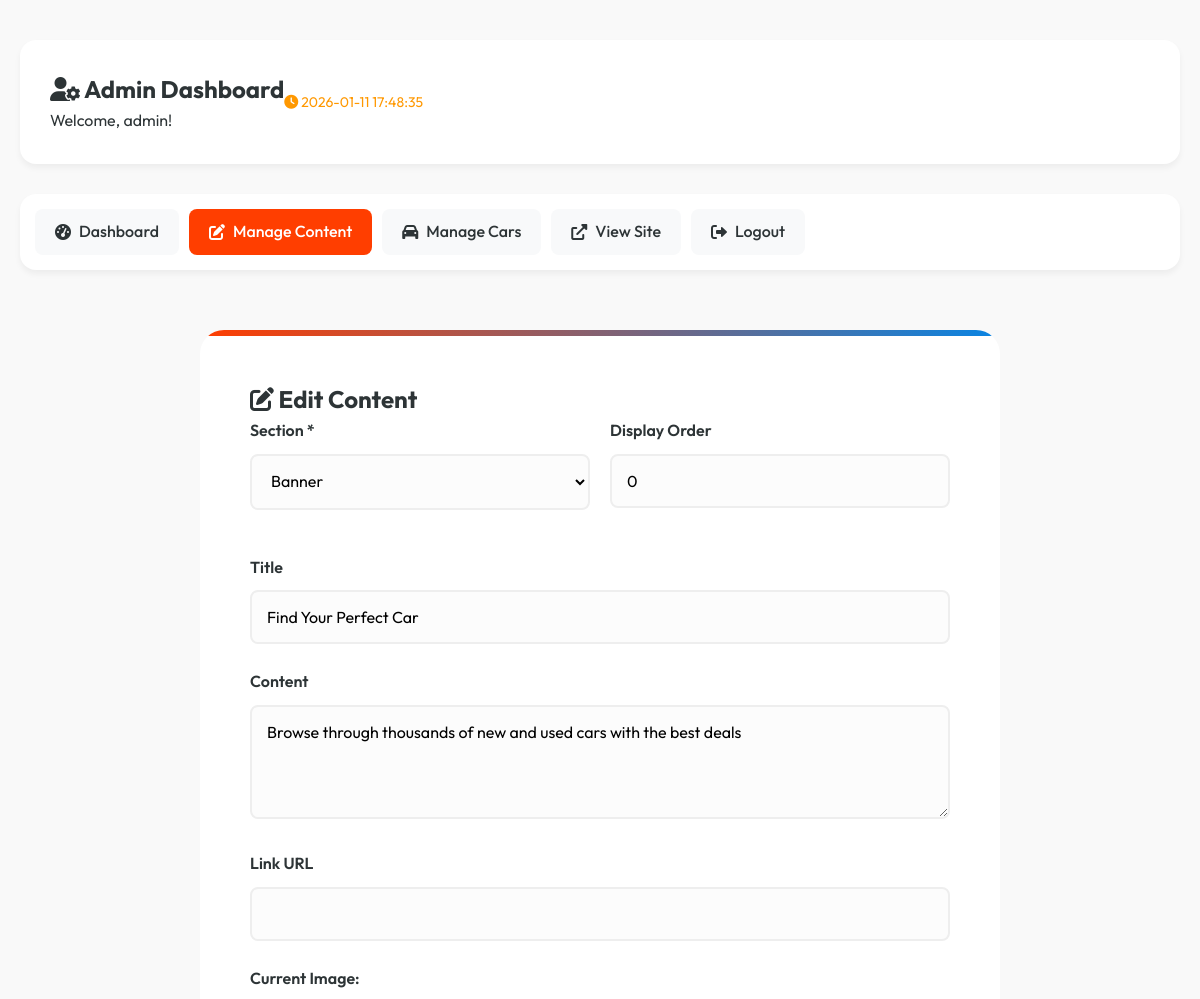
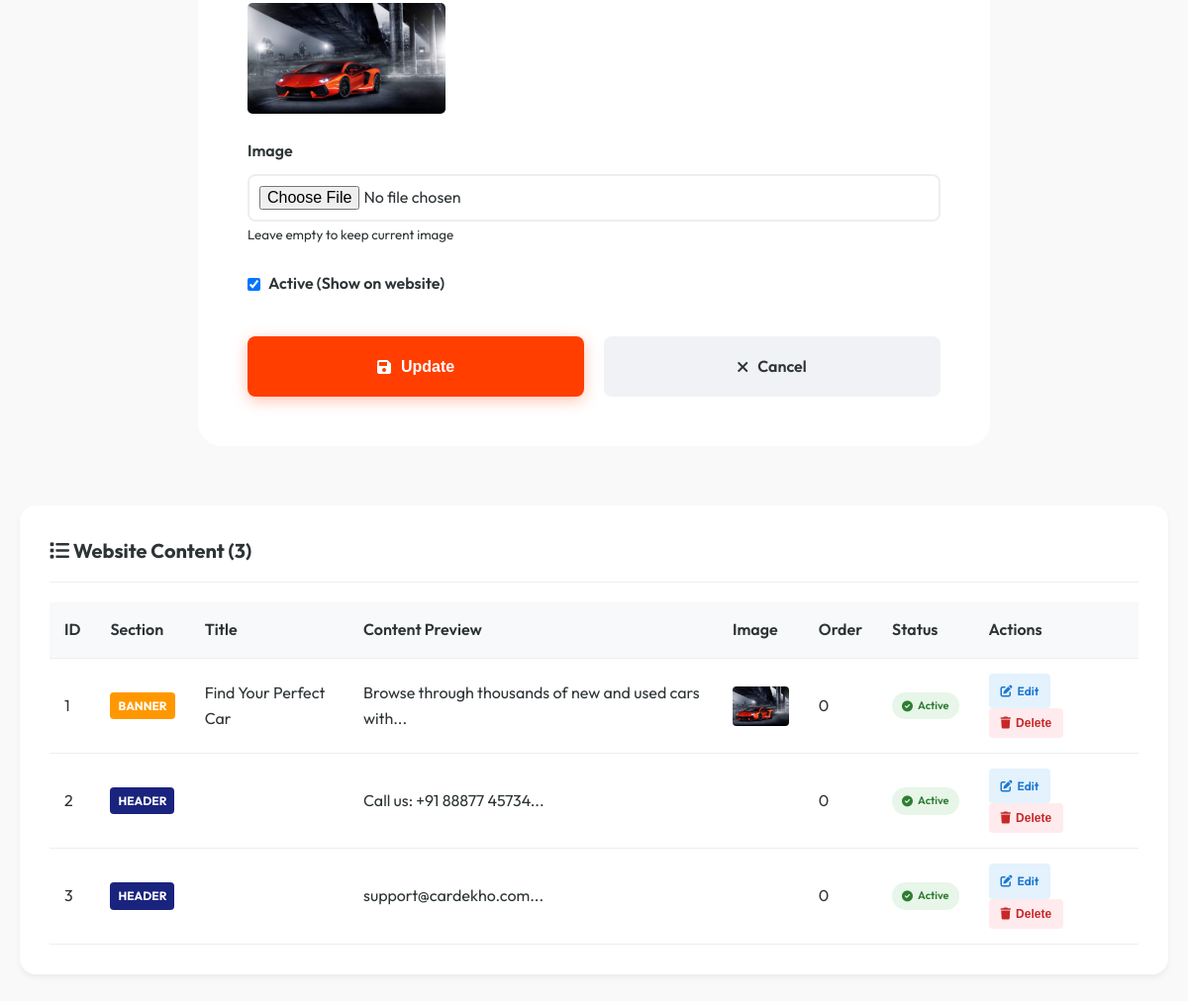
/admin/manage-content.php?edit=1 (signed in), run on the app's committed database (2 pictures, top to bottom).
### tables this page shows
CREATE TABLE `website_content` (
  `id` int NOT NULL AUTO_INCREMENT,
  `section` varchar(50) NOT NULL,
  `title` varchar(200) DEFAULT NULL,
  `content` text,
  `image_url` varchar(300) DEFAULT NULL,
  `link_url` varchar(300) DEFAULT NULL,
  `display_order` int DEFAULT '0',
  `is_active` tinyint(1) DEFAULT '1',
  `created_at` timestamp NULL DEFAULT CURRENT_TIMESTAMP,
  `updated_at` timestamp NULL DEFAULT CURRENT_TIMESTAMP ON UPDATE CURRENT_TIMESTAMP,
  PRIMARY KEY (`id`)
);

### admin/manage-content.php (the view, shortened to what this page needs)
<?php
$database = new Database();
$db = $database->getConnection();
$query = "SELECT * FROM website_content ORDER BY section, display_order";
$stmt = $db->prepare($query);
$stmt->execute();
$contents = $stmt->fetchAll(PDO::FETCH_ASSOC);
$edit_content = null;
if (isset($_GET['edit'])) {
    $query = "SELECT * FROM website_content WHERE id = :id";
    $stmt = $db->prepare($query);
    $stmt->bindParam(':id', $_GET['edit']);
    $stmt->execute();
    $edit_content = $stmt->fetch(PDO::FETCH_ASSOC);
}
$sections = ['header', 'banner', 'footer', 'cta', 'sidebar'];
?>
<!DOCTYPE html>
<html lang="en">
<head>
    <link rel="stylesheet" href="../css/style.css">
    <link rel="stylesheet" href="https://cdnjs.cloudflare.com/ajax/libs/font-awesome/6.0.0/css/all.min.css">
</head>
<body>
    <div class="admin-container">
        <?php include 'admin-header.php'; ?>
        <div class="admin-nav">
            <ul>
                <li><a href="index.php"><i class="fas fa-tachometer-alt"></i> Dashboard</a></li>
                <li><a href="manage-content.php" class="active"><i class="fas fa-edit"></i> Manage Content</a></li>
                <li><a href="manage-cars.php"><i class="fas fa-car"></i> Manage Cars</a></li>
                <li><a href="../index.php" target="_blank"><i class="fas fa-external-link-alt"></i> View Site</a></li>
                <li><a href="logout.php"><i class="fas fa-sign-out-alt"></i> Logout</a></li>
            </ul>
        </div>
        <div class="form-container">
            <h2><i class="fas fa-edit"></i> <?php echo $edit_content ? 'Edit Content' : 'Add New Content'; ?></h2>
            <form method="POST" action="" enctype="multipart/form-data">
                <div style="display: grid; grid-template-columns: repeat(auto-fit, minmax(250px, 1fr)); gap: 20px; margin-bottom: 20px;">
                    <div class="form-group">
                        <label for="section">Section *</label>
                        <select id="section" name="section" required>
                            <?php foreach ($sections as $section): ?>
                                <option value="<?php echo $section; ?>"
                                    <?php echo ($edit_content['section'] ?? '') == $section ? 'selected' : ''; ?>>
                                    <?php echo ucfirst($section); ?>
                                </option>
                            <?php endforeach; ?>
                        </select>
                    </div>
                    <div class="form-group">
                        <label for="display_order">Display Order</label>
                        <input type="number" id="display_order" name="display_order"
                               value="<?php echo htmlspecialchars($edit_content['display_order'] ?? 0); ?>">
                    </div>
                </div>
                <div class="form-group">
                    <label for="title">Title</label>
                    <input type="text" id="title" name="title"
                           value="<?php echo htmlspecialchars($edit_content['title'] ?? ''); ?>">
                </div>
                <div class="form-group">
                    <label for="content">Content</label>
                    <textarea id="content" name="content" rows="4"><?php echo htmlspecialchars($edit_content['content'] ?? ''); ?></textarea>
                </div>
                <div class="form-group">
                    <label for="link_url">Link URL</label>
                    <input type="url" id="link_url" name="link_url"
                           value="<?php echo htmlspecialchars($edit_content['link_url'] ?? ''); ?>">
                </div>
                <?php if ($edit_content && $edit_content['image_url']): ?>
                    <div class="form-group">
                        <label>Current Image:</label>
                        <img src="../<?php echo $edit_content['image_url']; ?>"
                             style="max-width: 200px; display: block; border-radius: 5px; margin: 5px 0;">
                    </div>
                <?php endif; ?>
                <div class="form-group">
                    <label for="image">Image</label>
                    <input type="file" id="image" name="image" accept="image/*">
                    <small>Leave empty to keep current image</small>
                </div>
                <div class="form-group">
                    <label>
                        <input type="checkbox" name="is_active" value="1"
                               <?php echo ($edit_content['is_active'] ?? 1) ? 'checked' : ''; ?>>
                        Active (Show on website)
                    </label>
                </div>
                <div class="form-actions">
                    <button type="submit" class="btn-submit">
                        <i class="fas fa-save"></i> <?php echo $edit_content ? 'Update' : 'Add Content'; ?>
                    </button>
                    <?php if ($edit_content): ?>
                        <a href="manage-content.php" class="btn-reset">
                            <i class="fas fa-times"></i> Cancel
                        </a>
                    <?php endif; ?>
                </div>
            </form>
        </div>
        <div class="admin-table">
            <h2><i class="fas fa-list"></i> Website Content (<?php echo count($contents); ?>)</h2>
            <table>
                <thead>
                    <tr>
                        <th>ID</th>
                        <th>Section</th>
                        <th>Title</th>
                        <th>Content Preview</th>
                        <th>Image</th>
                        <th>Order</th>
                        <th>Status</th>
                        <th>Actions</th>
                    </tr>
                </thead>
                <tbody>
                    <?php foreach ($contents as $content): ?>
                        <tr>
                            <td><?php echo $content['id']; ?></td>
                            <td>
                                <span class="section-badge section-<?php echo $content['section']; ?>">
                                    <?php echo $content['section']; ?>
                                </span>
                            </td>
                            <td><?php echo htmlspecialchars(substr($content['title'] ?? '', 0, 30)); ?></td>
                            <td><?php echo htmlspecialchars(substr($content['content'] ?? '', 0, 50)) . '...'; ?></td>
                            <td>
                                <?php if ($content['image_url']): ?>
                                    <img src="../<?php echo $content['image_url']; ?>"
                                         style="width: 60px; height: 40px; object-fit: cover; border-radius: 4px;">
                                <?php endif; ?>
                            </td>
                            <td><?php echo $content['display_order']; ?></td>
                            <td>
                                <?php if ($content['is_active']): ?>
                                    <span class="status active"><i class="fas fa-check-circle"></i> Active</span>
                                <?php else: ?>
                                    <span class="status inactive"><i class="fas fa-times-circle"></i> Inactive</span>
                                <?php endif; ?>
                            </td>
                            <td>
                                <a href="?edit=<?php echo $content['id']; ?>" class="btn-edit">
                                    <i class="fas fa-edit"></i> Edit
                                </a>
                                <form method="POST" style="display: inline;" onsubmit="return confirm('Delete this content?');">
                                    <button type="submit" class="btn-delete">
                                        <i class="fas fa-trash"></i> Delete
                                    </button>
                                </form>
                            </td>
                        </tr>
                    <?php endforeach; ?>
                </tbody>
            </table>
        </div>
    </div>
</body>
</html>

### css/style.css (style rules this page uses)
:root { --primary-color: #ff3e00; --secondary-color: #2d3436; --accent-color: #0984e3; --text-color: #2d3436; --text-light: #636e72; --bg-color: #f9f9f9; --white: #ffffff; --glass-bg: rgba(255, 255, 255, 0.95); --glass-border: 1px solid rgba(255, 255, 255, 0.2); --shadow-sm: 0 4px 6px rgba(0, 0, 0, 0.05); --shadow-md: 0 10px 20px rgba(0, 0, 0, 0.08); --shadow-lg: 0 20px 40px rgba(0, 0, 0, 0.12); --radius-sm: 8px; --radius-md: 16px; --radius-lg: 24px; --container-width: 1200px; --transition: all 0.3s cubic-bezier(0.4, 0, 0.2, 1); }
* { margin: 0; padding: 0; box-sizing: border-box; }
body { font-family: 'Outfit', sans-serif; background-color: var(--bg-color); color: var(--text-color); line-height: 1.6; overflow-x: hidden; }
a { text-decoration: none; color: inherit; transition: var(--transition); }
ul { list-style: none; }
img { max-width: 100%; display: block; }
.form-container { max-width: 800px; margin: 60px auto; background: var(--white); padding: 50px; border-radius: var(--radius-lg); box-shadow: var(--shadow-xl); position: relative; overflow: hidden; }
.form-container::before { content: ''; position: absolute; top: 0; left: 0; width: 100%; height: 6px; background: linear-gradient(90deg, var(--primary-color), var(--accent-color)); }
.form-group { margin-bottom: 25px; }
.form-group label { display: block; margin-bottom: 10px; font-weight: 600; color: var(--secondary-color); display: flex; align-items: center; gap: 8px; }
.form-group input[type="text"], .form-group input[type="tel"], .form-group input[type="email"], .form-group input[type="number"], .form-group input[type="url"], .form-group input[type="password"], .form-group input[type="file"], .form-group textarea, .form-group select { width: 100%; padding: 15px; border: 2px solid #eee; border-radius: var(--radius-sm); font-size: 16px; font-family: inherit; transition: var(--transition); background: #fcfcfc; }
.form-group input[type="file"] { padding: 10px; background: white; }
.form-actions { display: flex; gap: 20px; margin-top: 40px; }
.btn-submit, .btn-reset { flex: 1; padding: 18px; border: none; border-radius: var(--radius-sm); font-size: 16px; font-weight: 600; cursor: pointer; transition: var(--transition); display: flex; align-items: center; justify-content: center; gap: 10px; }
.btn-submit { background: var(--primary-color); color: var(--white); box-shadow: 0 4px 15px rgba(255, 62, 0, 0.3); }
.btn-reset { background: #f1f2f6; color: var(--secondary-color); }
.admin-container { max-width: 1200px; margin: 40px auto; padding: 0 20px; }
.admin-nav { background: white; padding: 15px; border-radius: var(--radius-md); margin-bottom: 30px; box-shadow: var(--shadow-sm); }
.admin-nav ul { display: flex; gap: 10px; flex-wrap: wrap; }
.admin-nav a { display: flex; align-items: center; gap: 8px; padding: 10px 20px; border-radius: var(--radius-sm); background: #f8f9fa; color: var(--secondary-color); font-weight: 500; }
.admin-nav a:hover, .admin-nav a.active { background: var(--primary-color); color: var(--white); }
.admin-table { background: white; padding: 30px; border-radius: var(--radius-md); box-shadow: var(--shadow-sm); overflow-x: auto; }
.admin-table h2 { font-size: 20px; margin-bottom: 20px; padding-bottom: 15px; border-bottom: 1px solid #eee; }
table { width: 100%; border-collapse: collapse; }
th, td { padding: 15px; text-align: left; border-bottom: 1px solid #eee; }
th { font-weight: 600; color: var(--secondary-color); background: #f8f9fa; }
.btn-edit, .btn-delete { padding: 8px 12px; border: none; border-radius: 4px; cursor: pointer; font-size: 12px; font-weight: 600; margin-right: 5px; display: inline-flex; align-items: center; gap: 5px; }
.btn-edit { background: #e3f2fd; color: #1976d2; }
.btn-delete { background: #ffebee; color: #c62828; }
.status { padding: 5px 10px; border-radius: 20px; font-size: 11px; font-weight: 600; display: inline-flex; align-items: center; gap: 5px; }
.status.active { background: #e8f5e9; color: #2e7d32; }

### admin/manage-content.php (style rules this page uses)
.section-badge { display: inline-block; padding: 4px 8px; border-radius: 4px; font-size: 12px; font-weight: bold; text-transform: uppercase; }
.section-header { background: #1a237e; color: white; }
.section-banner { background: #ff9800; color: white; }

### data on the page
website_content: section "Banner", display_order "0", title "Find Your Perfect Car", content "Browse through thousands of new and used cars with the best deals", image_url (picture), is_active "☑", id "1", section "BANNER", content "Browse through thousands of new and used cars with", shows "Active"
website_content: id "2", section "HEADER", content "Call us: +91 88877 45734", display_order "0", is_active 1 (drawn)
website_content: id "3", section "HEADER", content "support@cardekho.com", display_order "0", is_active 1 (drawn)

### other printed values
$_SESSION['admin_username'] "admin"
count($contents) "3"
